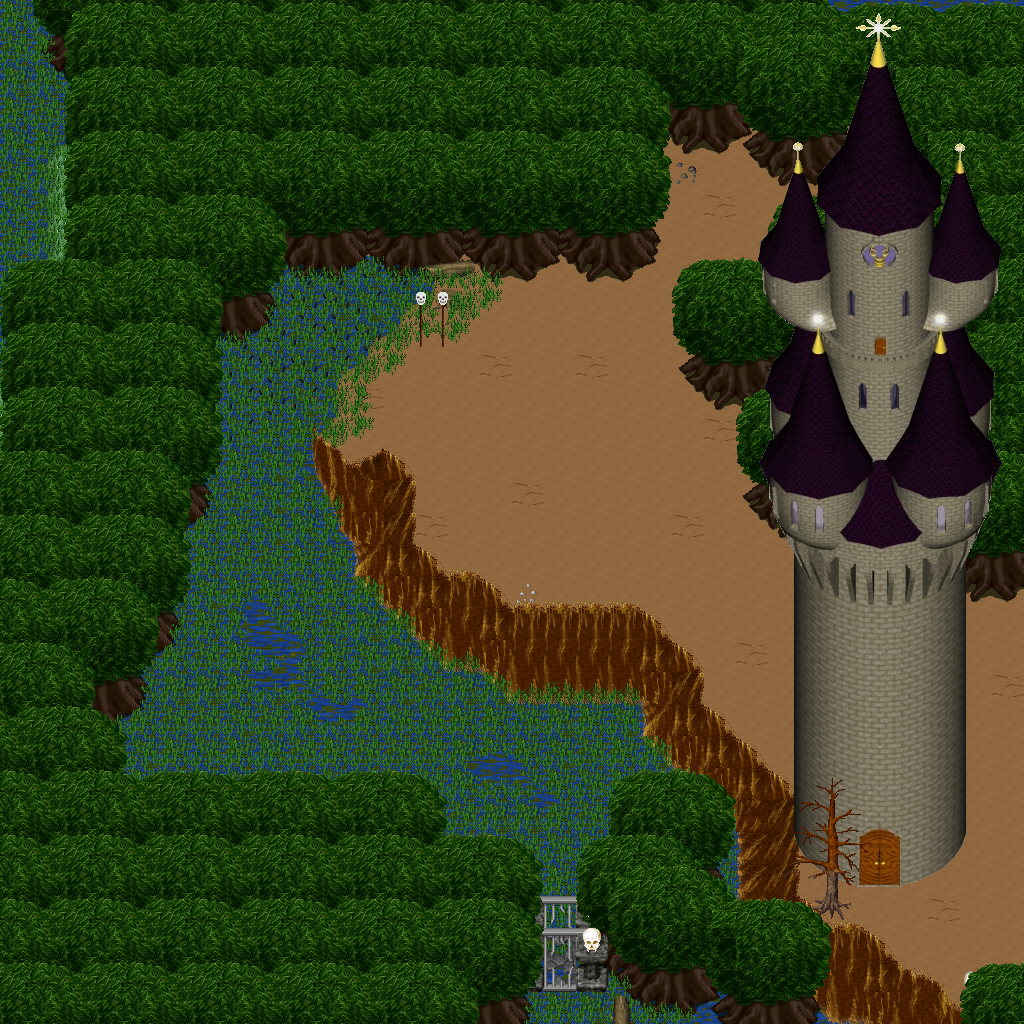

This game map was drawn from its Tiled (.tmx) file and the tilesets committed beside it. A one-line description and the trimmed map source follow:
An orthogonal 32x32 tile map with 32x32 px tiles, 5 tile layers (Ground, Objects, Objects2, Above, ...), 1 hidden layer not drawn, 31 tilesets.

<map version="1.10" tiledversion="1.11.0" orientation="orthogonal" renderorder="right-down" width="32" height="32" tilewidth="32" tileheight="32" infinite="0" nextlayerid="11" nextobjectid="1">
 <tileset firstgid="1" name="ground_ground" tilewidth="32" tileheight="32" tilecount="33" columns="3">
  <image source="../drawable/ground_ground.png" width="96" height="352" />
 </tileset>
 <tileset firstgid="34" name="plant_flower_daisy_white" tilewidth="32" tileheight="32" tilecount="8" columns="2">
  <image source="../drawable/plant_flower_daisy_white.png" width="64" height="128" />
 </tileset>
 <tileset firstgid="42" name="ground_grass_edges" tilewidth="32" tileheight="32" tilecount="36" columns="12">
  <image source="../drawable/ground_grass_edges.png" width="384" height="96" />
 </tileset>
 <tileset firstgid="78" name="ground_grass_corners" tilewidth="32" tileheight="32" tilecount="24" columns="6">
  <image source="../drawable/ground_grass_corners.png" width="192" height="128" />
 </tileset>
 <tileset firstgid="102" name="plant_grasses" tilewidth="32" tileheight="32" tilecount="6" columns="3">
  <image source="../drawable/plant_grasses.png" width="96" height="64" />
 </tileset>
 <tileset firstgid="108" name="ground_rock_pebbles" tilewidth="32" tileheight="32" tilecount="3" columns="1">
  <image source="../drawable/ground_rock_pebbles.png" width="32" height="96" />
 </tileset>
 <tileset firstgid="111" name="ground_earth_edges" tilewidth="32" tileheight="32" tilecount="18" columns="6">
  <image source="../drawable/ground_earth_edges.png" width="192" height="96" />
 </tileset>
 <tileset firstgid="129" name="item_corpse_skull_pale" tilewidth="32" tileheight="32" tilecount="2" columns="2">
  <image source="../drawable/item_corpse_skull_pale.png" width="64" height="32" />
 </tileset>
 <tileset firstgid="131" name="logic_creature_undead" tilewidth="32" tileheight="32" tilecount="16" columns="8">
  <image source="../drawable/logic_creature_undead.png" width="256" height="64" />
 </tileset>
 <tileset firstgid="147" name="logic_collision" tilewidth="32" tileheight="32" tilecount="1" columns="1">
  <image source="../drawable/logic_collision.png" width="32" height="32" />
 </tileset>
 <tileset firstgid="148" name="logic_creature_undead_fallen" tilewidth="32" tileheight="32" tilecount="16" columns="8">
  <image source="../drawable/logic_creature_undead_fallen.png" width="256" height="64" />
 </tileset>
 <tileset firstgid="164" name="ground_water_swamp_water" tilewidth="32" tileheight="32" tilecount="33" columns="3">
  <image source="../drawable/ground_water_swamp_water.png" width="96" height="352" />
 </tileset>
 <tileset firstgid="197" name="plant_tree_tree_darkgreen" tilewidth="32" tileheight="32" tilecount="88" columns="8">
  <image source="../drawable/plant_tree_tree_darkgreen.png" width="256" height="352" />
 </tileset>
 <tileset firstgid="285" name="building_death_tower" tilewidth="32" tileheight="32" tilecount="252" columns="9">
  <image source="../drawable/building_death_tower.png" width="288" height="896" />
 </tileset>
 <tileset firstgid="537" name="ground_ridge_earth_dark" tilewidth="32" tileheight="32" tilecount="96" columns="12">
  <image source="../drawable/ground_ridge_earth_dark.png" width="384" height="256" />
 </tileset>
 <tileset firstgid="633" name="plant_tree_dead_tree_2" tilewidth="32" tileheight="32" tilecount="20" columns="4">
  <image source="../drawable/plant_tree_dead_tree_2.png" width="128" height="160" />
 </tileset>
 <tileset firstgid="653" name="item_corpse_swamp_sunken" tilewidth="32" tileheight="32" tilecount="32" columns="8">
  <image source="../drawable/item_corpse_swamp_sunken.png" width="256" height="128" />
 </tileset>
 <tileset firstgid="685" name="plant_grasses_swamp" tilewidth="32" tileheight="32" tilecount="42" columns="6">
  <image source="../drawable/plant_grasses_swamp.png" width="192" height="224" />
 </tileset>
 <tileset firstgid="727" name="plant_tree_dead_tree_3" tilewidth="32" tileheight="32" tilecount="16" columns="4">
  <image source="../drawable/plant_tree_dead_tree_3.png" width="128" height="128" />
 </tileset>
 <tileset firstgid="743" name="plant_stump_hollow_logs" tilewidth="32" tileheight="32" tilecount="6" columns="3">
  <image source="../drawable/plant_stump_hollow_logs.png" width="96" height="64" />
 </tileset>
 <tileset firstgid="749" name="ground_rock_rocks" tilewidth="32" tileheight="32" tilecount="4" columns="2">
  <image source="../drawable/ground_rock_rocks.png" width="64" height="64" />
 </tileset>
 <tileset firstgid="753" name="ground_rock_rocks_3" tilewidth="32" tileheight="32" tilecount="16" columns="4">
  <image source="../drawable/ground_rock_rocks_3.png" width="128" height="128" />
 </tileset>
 <tileset firstgid="769" name="item_corpse_skeleton" tilewidth="32" tileheight="32" tilecount="4" columns="2">
  <image source="../drawable/item_corpse_skeleton.png" width="64" height="64" />
 </tileset>
 <tileset firstgid="773" name="item_gothic_skull_post" tilewidth="32" tileheight="32" tilecount="2" columns="1">
  <image source="../drawable/item_gothic_skull_post.png" width="32" height="64" />
 </tileset>
 <tileset firstgid="775" name="item_statue_skullpedestal" tilewidth="32" tileheight="32" tilecount="2" columns="1">
  <image source="../drawable/item_statue_skullpedestal.png" width="32" height="64" />
 </tileset>
 <tileset firstgid="777" name="building_entrance_int_broken_bars" tilewidth="32" tileheight="32" tilecount="2" columns="1">
  <image source="../drawable/building_entrance_int_broken_bars.png" width="32" height="64" />
 </tileset>
 <tileset firstgid="779" name="ground_slate_tiles" tilewidth="32" tileheight="32" tilecount="15" columns="5">
  <image source="../drawable/ground_slate_tiles.png" width="160" height="96" />
 </tileset>
 <tileset firstgid="794" name="logic_portal" tilewidth="32" tileheight="32" tilecount="24" columns="8">
  <image source="../drawable/logic_portal.png" width="256" height="96" />
 </tileset>
 <tileset firstgid="818" name="logic_creature_undead_skeleton" tilewidth="32" tileheight="32" tilecount="6" columns="6">
  <image source="../drawable/logic_creature_undead_skeleton.png" width="192" height="32" />
 </tileset>
 <tileset firstgid="824" name="logic_creature_undead_specter" tilewidth="32" tileheight="32" tilecount="6" columns="6">
  <image source="../drawable/logic_creature_undead_specter.png" width="192" height="32" />
 </tileset>
 <tileset firstgid="830" name="logic_creature_undead_zombie" tilewidth="32" tileheight="32" tilecount="5" columns="5">
  <image source="../drawable/logic_creature_undead_zombie.png" width="160" height="32" />
 </tileset>
 <layer id="1" name="Ground" width="32" height="32">
  <data>[1024 cells, 1024 non-empty, 16 distinct tile ids]</data>
 </layer>
 <layer id="2" name="Objects" width="32" height="32">
  <data>[1024 cells, 661 non-empty, 78 distinct tile ids]</data>
 </layer>
 <layer id="3" name="Objects2" width="32" height="32">
  <data>[1024 cells, 269 non-empty, 39 distinct tile ids]</data>
 </layer>
 <layer id="4" name="Above" width="32" height="32">
  <data>[1024 cells, 618 non-empty, 94 distinct tile ids]</data>
 </layer>
 <layer id="5" name="Above2" width="32" height="32">
  <data>[1024 cells, 310 non-empty, 134 distinct tile ids]</data>
 </layer>
 <layer id="6" name="Walkable" width="32" height="32" visible="0">
  <data>[1024 cells, 585 non-empty, 1 distinct tile ids]</data>
 </layer>
 <objectgroup id="7" name="Mapevents" />
 <objectgroup id="8" name="Spawn" />
 <objectgroup id="9" name="Keys" />
 <objectgroup id="10" name="Replace" />
</map>
